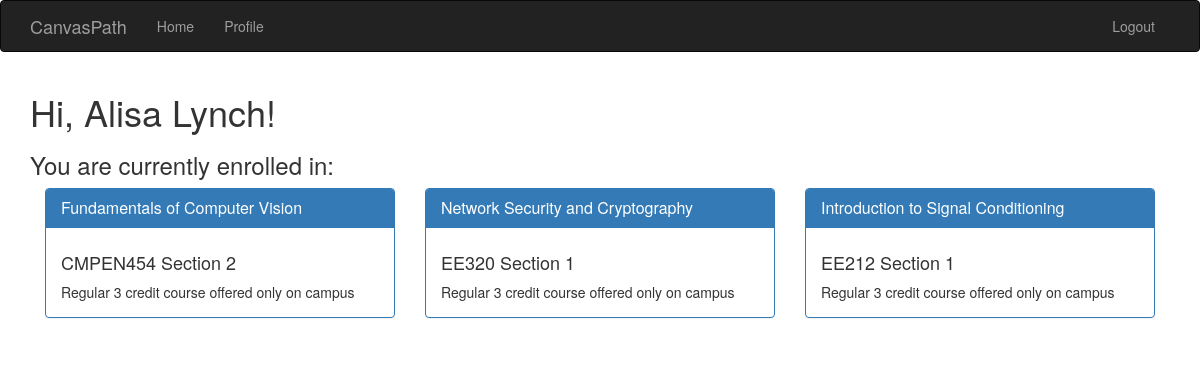
The app's page /home (signed in) with its own data.
### tables this page shows
CREATE TABLE User(
                      email CHAR(22) NOT NULL,
                      password CHAR(95) NOT NULL,
                      name CHAR(50) NOT NULL,
                      age INTEGER NOT NULL,
                      gender CHAR(1) NOT NULL,
                      acct_type CHAR(1) NOT NULL,
                      PRIMARY KEY (email));

CREATE TABLE Course(
                      course_id CHAR(15) NOT NULL,
                      course_name CHAR(65) NOT NULL,
                      course_description VARCHAR(120) NOT NULL,
                      PRIMARY KEY (course_id));

CREATE TABLE Enrolls(
                      student_email CHAR(22) NOT NULL,
                      course_id CHAR(15) NOT NULL,
                      section_no INTEGER NOT NULL,
                      PRIMARY KEY (student_email, course_id, section_no),
                      FOREIGN KEY (student_email) REFERENCES Student(email));

### app/routes.py (the view)
@app.route('/')
@app.route('/home')
@login_required
def home():
    sid_list = []
    sections = []
    if current_user.user_type == "P":
        sid_list = current_user.get_sections_teaching()
    if current_user.user_type == "S":
        sid_list = current_user.get_enrollments()
    for sec_id in sid_list:
        sec = Section(sec_id[0], sec_id[1])
        link = ""
        if current_user.user_type == "P":
            link = url_for('managecourse', section_id=sec.sec_id)
        if current_user.user_type == "S":
            link = url_for('course', section_id=sec.sec_id)
        sections.append(
            {"cid": sec.course_id, "sno": sec.sec_no, "link": link, "name": sec.course_name, "desc": sec.course_desc})
    return render_template('home.html', title='Home', sections=sections)

### app/models.py (called while the page is built)
@login.user_loader
def load_user(id):
    return User(id)

    def get_enrollments(self):
        connection = sql.connect('canvaspath.sqlite')
        cursor = connection.cursor()
        enrollments = set()
        cursor.execute('SELECT course_id, section_no FROM Enrolls WHERE student_email = ?', [self.id])
        for row in cursor:
            enrollments.add((row[0], row[1]))
        cursor.close()
        connection.close()
        return enrollments

### app/templates/home.html (shortened to what this page needs)
{% extends "base.html" %}
{% block app_content %}
    <h1>Hi, {{ current_user.name }}!</h1>
    {% if current_user.user_type == "S" %}
    <h3>You are currently enrolled in:</h3>
    {% endif %}
    <div class=row">
        {% for section in sections %}
            <div class="col-sm-4">
                {% include '_coursepanel.html' %}
            </div>
        {% endfor %}
    </div>
{% endblock %}

### app/templates/_coursepanel.html
<div class="panel panel-primary">
        <div class="panel-heading">
            <h3 class="panel-title">
                <a href="{{ section.link }}">{{ section.name }}</a>
            </h3>
        </div>
    <div class="panel-body">
        <h4>{{ section.cid }} Section {{ section.sno }}</h4>
        {{ section.desc }}
    </div>
</div>

### records on screen
User: name "Alisa Lynch"
Course: name "Fundamentals of Computer Vision", desc "Regular 3 credit course offered only on campus"
Enrolls: cid "CMPEN454"
Course: name "Network Security and Cryptography", desc "Regular 3 credit course offered only on campus"
Enrolls: cid "EE320"
Course: name "Introduction to Signal Conditioning", desc "Regular 3 credit course offered only on campus"
Enrolls: cid "EE212"

### other values on screen
{{ section.sno }} "2" "1" "1"
